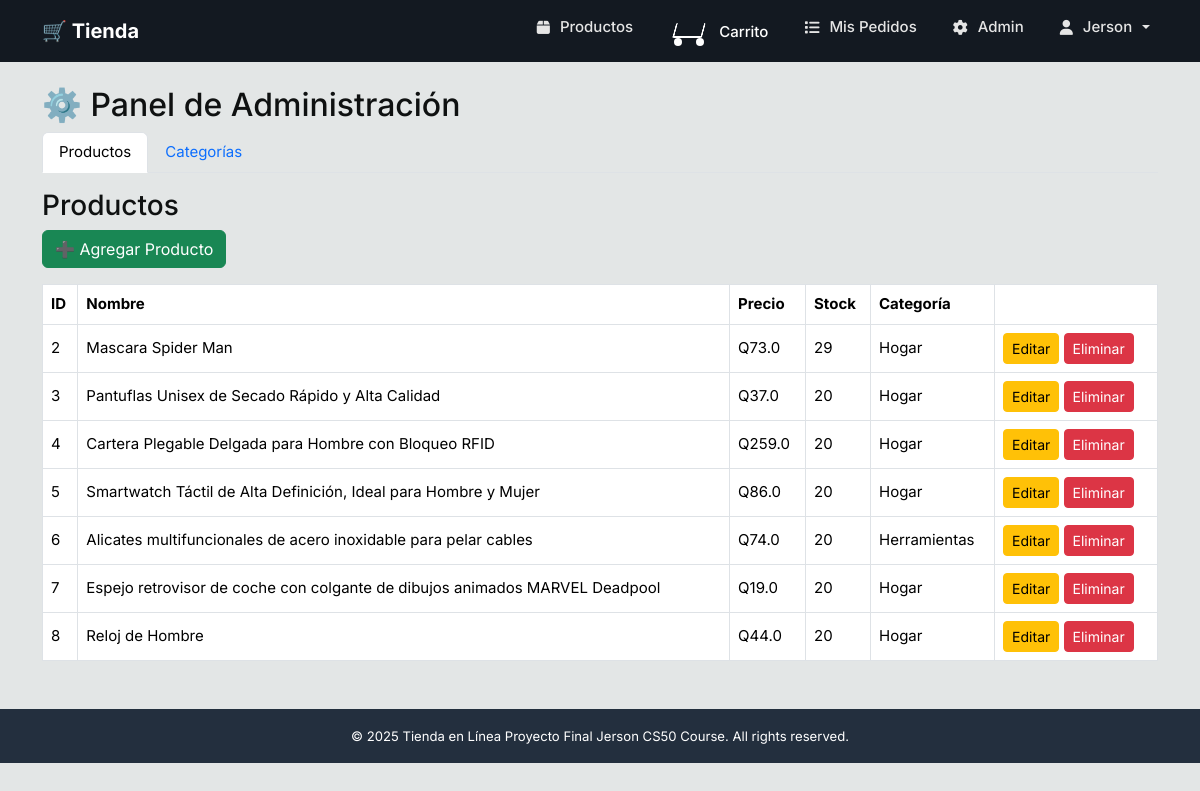
The page /admin/ (signed in) on the database its author committed.
### models/models.py (models this page shows)
class Usuario(db.Model, UserMixin):  # 👈 hereda de UserMixin
    id = db.Column(db.Integer, primary_key=True)
    nombre = db.Column(db.String(100), nullable=False)
    email = db.Column(db.String(100), unique=True, nullable=False)
    password = db.Column(db.String(200), nullable=False)  # idealmente debería ser hash
    rol = db.Column(db.String(10), default='cliente')  # cliente | admin

class Producto(db.Model):
    id = db.Column(db.Integer, primary_key=True)
    nombre = db.Column(db.String(100), nullable=False)
    descripcion = db.Column(db.Text)
    precio = db.Column(db.Float, nullable=False)
    imagen_url = db.Column(db.String(200))
    categoria_id = db.Column(db.Integer, db.ForeignKey('categoria.id'))
    stock = db.Column(db.Integer, nullable=False, default=0)

class Categoria(db.Model):
    id = db.Column(db.Integer, primary_key=True)
    nombre = db.Column(db.String(100), nullable=False)
    productos = db.relationship('Producto', backref='categoria', lazy=True)

### routes/admin.py (the view)
@admin_bp.route('/')
@login_required
@admin_required
def dashboard():
    productos = Producto.query.all()
    categorias = Categoria.query.all()
    return render_template("admin.html", productos=productos, categorias=categorias)

### routes/admin.py (called while the page is built)
def admin_required(f):
    @wraps(f)
    def wrapper(*args, **kwargs):
        if not current_user.is_authenticated or getattr(current_user, 'rol', None) != 'admin':
            flash("No tienes permisos para acceder al panel de administración.", "warning")
            return redirect(url_for('productos.listar_productos'))
        return f(*args, **kwargs)
    return wrapper

### templates/admin.html (shortened to what this page needs)
{% extends "base.html" %}
{% block content %}
<h2>⚙️ Panel de Administración</h2>
<ul class="nav nav-tabs" id="adminTabs">
  <li class="nav-item">
    <a class="nav-link active" data-bs-toggle="tab" href="#productos">Productos</a>
  </li>
  <li class="nav-item">
    <a class="nav-link" data-bs-toggle="tab" href="#categorias">Categorías</a>
  </li>
</ul>
<div class="tab-content mt-3">
  <div class="tab-pane fade show active" id="productos">
    <h3>Productos</h3>
    <a href="{{ url_for('admin.agregar_producto') }}" class="btn btn-success mb-3">➕ Agregar Producto</a>
    <table class="table table-bordered">
      <thead>
        <tr>
          <th>ID</th>
          <th>Nombre</th>
          <th>Precio</th>
          <th>Stock</th>
          <th>Categoría</th>
          <th></th>
        </tr>
      </thead>
      <tbody>
        {% for producto in productos %}
        <tr>
          <td>{{ producto.id }}</td>
          <td>{{ producto.nombre }}</td>
          <td>Q{{ producto.precio }}</td>
          <td>{{ producto.stock if producto.stock is not none else 0 }}</td>
          <td>{{ producto.categoria.nombre if producto.categoria else "Sin categoría" }}</td>
          <td>
            <a href="{{ url_for('admin.editar_producto', id=producto.id) }}" class="btn btn-warning btn-sm">Editar</a>
            <a href="{{ url_for('admin.eliminar_producto', id=producto.id) }}" class="btn btn-danger btn-sm">Eliminar</a>
          </td>
        </tr>
        {% endfor %}
      </tbody>
    </table>
  </div>
</div>
{% endblock %}

### templates/base.html (shortened to what this page needs)
<!doctype html>
<html lang="es">
<head>
  <link href="https://cdn.jsdelivr.net/npm/bootstrap@5.3.3/dist/css/bootstrap.min.css" rel="stylesheet">
  <link rel="stylesheet" href="https://cdnjs.cloudflare.com/ajax/libs/font-awesome/6.4.0/css/all.min.css">
  <link rel="stylesheet" href="{{ url_for('static', filename='css/style.css') }}">
</head>
<body>
<nav class="navbar navbar-expand-lg navbar-dark bg-dark">
  <div class="container">
    <a class="navbar-brand" href="{{ url_for('home') }}">🛒 Tienda</a>
    <div class="collapse navbar-collapse" id="navbarNav">
       <ul class="navbar-nav ms-auto">
         <li class="nav-item"><a class="nav-link" href="{{ url_for('productos.listar_productos') }}"><i class="fas fa-box me-1"></i>Productos</a></li>
         <li class="nav-item">
           {% set total_items = session.carrito | sum(attribute='cantidad') if session.get('carrito') else 0 %}
           <a class="nav-link nav-cart d-flex align-items-center" href="{{ url_for('carrito.ver_carrito') }}">
             <div class="cart-icon me-1">
               <span class="rueda left"></span>
               <span class="rueda right"></span>
             </div>
             <span class="cart-label">Carrito</span>
           </a>
         </li>
         {% if current_user is defined and current_user.is_authenticated %}
           <li class="nav-item"><a class="nav-link" href="{{ url_for('carrito.ver_pedidos') }}"><i class="fas fa-list me-1"></i>Mis Pedidos</a></li>
           {% if (current_user.rol|default('')) == 'admin' %}
             <li class="nav-item"><a class="nav-link" href="/admin"><i class="fas fa-cog me-1"></i>Admin</a></li>
           {% endif %}
           <li class="nav-item dropdown">
             <a class="nav-link dropdown-toggle" href="#" id="userDropdown" role="button" data-bs-toggle="dropdown" aria-expanded="false">
               <i class="fas fa-user me-1"></i>{{ current_user.nombre }}
             </a>
           </li>
         {% else %}
           <li class="nav-item"><a class="nav-link" href="{{ url_for('auth.login') }}"><i class="fas fa-sign-in-alt me-1"></i>Iniciar sesión</a></li>
           <li class="nav-item"><a class="nav-link" href="{{ url_for('auth.registro') }}"><i class="fas fa-user-plus me-1"></i>Registrarse</a></li>
         {% endif %}
       </ul>
     </div>
  </div>
</nav>
<div class="container mt-4">
  {% block content %}{% endblock %}
</div>
<footer class="bg-dark text-white text-center py-3 mt-5">
  <small>&copy; 2025 Tienda en Línea Proyecto Final Jerson CS50 Course. All rights reserved.
  </small>
</footer>
</body>
</html>

### static/css/style.css (style rules this page uses)
:root { --bg-page: #e3e6e6; --card: #ffffff; --text: #0f1111; --muted: #565959; --accent: #ff9900; --accent-dark: #cc7a00; --primary: #0d6efd; }
html, body { height: 100%; }
body { background: var(--bg-page); color: var(--text); -webkit-font-smoothing: antialiased; -moz-osx-font-smoothing: grayscale; }
.navbar-dark.bg-dark { background: #131921 !important; }
.navbar-brand { font-weight: 700; }
.table th, .table td { vertical-align: middle; }
footer.bg-dark { background: #232f3e !important; }
.nav-cart { color: #fff !important; }
.nav-cart .cart-label { color: #fff; line-height: 1; }
.cart-icon { position: relative; width: 40px; height: 30px; }
.cart-icon::before { content: ""; position: absolute; width: 30px; height: 15px; border: 2px solid #ffffff; border-top: none; transform: skew(-15deg); bottom: 8px; left: 5px; border-radius: 2px; }
.rueda { position: absolute; bottom: 0; width: 8px; height: 8px; background: #ffffff; border-radius: 50%; }
.rueda.left { left: 5px; }
.rueda.right { right: 5px; }
body { font-family: 'Inter', system-ui, -apple-system, "Segoe UI", Roboto, Helvetica, Arial, "Apple Color Emoji","Segoe UI Emoji"; font-size: 15px; }
.navbar-nav { gap: 18px; }
.navbar-nav .nav-link { color: #e5e5e5 !important; padding: 8px 10px; display: flex; align-items: center; gap: 6px; font-weight: 500; }
.navbar-nav { gap: 20px; }
.navbar-nav .nav-link { display: inline-flex; align-items: center; gap: 6px; }

### rows shown on the page
Usuario: nombre "Jerson"
Producto: id "2", nombre "Mascara Spider Man", precio "73.0", stock "29", categoria "Hogar"
Producto: id "3", nombre "Pantuflas Unisex de Secado Rápido y Alta Calidad", precio "37.0", stock "20", categoria "Hogar"
Producto: id "4", nombre "Cartera Plegable Delgada para Hombre con Bloqueo RFID", precio "259.0", stock "20", categoria "Hogar"
Producto: id "5", nombre "Smartwatch Táctil de Alta Definición, Ideal para Hombre y Mujer", precio "86.0", stock "20", categoria "Hogar"
Producto: id "6", nombre "Alicates multifuncionales de acero inoxidable para pelar cables", precio "74.0", stock "20", categoria "Herramientas"
Producto: id "7", nombre "Espejo retrovisor de coche con colgante de dibujos animados MARVEL Deadpool", precio "19.0", stock "20", categoria "Hogar"
Producto: id "8", nombre "Reloj de Hombre", precio "44.0", stock "20", categoria "Hogar"
